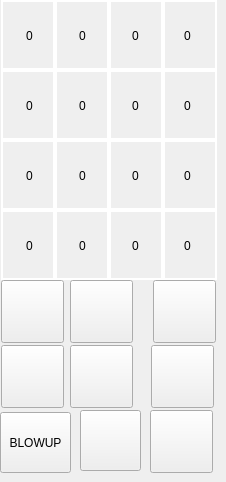
   <widget class="QWidget" name="tab_proc_left">
    <attribute name="title">
     <string>Processing</string>
    </attribute>
    <widget class="StaticLabel" name="staticLabel">
     <property name="geometry">
      <rect>
       <x>4</x>
       <y>10</y>
       <width>51</width>
       <height>51</height>
      </rect>
     </property>
     <property name="styleSheet">
      <string notr="true">background:transparent; color:black;</string>
     </property>
     <property name="text">
      <string>0</string>
     </property>
     <property name="alignment">
      <set>Qt::AlignCenter</set>
     </property>
     <property name="iconId">
      <number>4284</number>
     </property>
    </widget>
    <widget class="StaticLabel" name="staticLabel_2">
     <property name="geometry">
      <rect>
       <x>57</x>
       <y>10</y>
       <width>51</width>
       <height>51</height>
      </rect>
     </property>
     <property name="styleSheet">
      <string notr="true">background:transparent; color:black;</string>
     </property>
     <property name="text">
      <string>0</string>
     </property>
     <property name="alignment">
      <set>Qt::AlignCenter</set>
     </property>
     <property name="iconId">
      <number>4285</number>
     </property>
    </widget>
    <widget class="StaticLabel" name="staticLabel_3">
     <property name="geometry">
      <rect>
       <x>110</x>
       <y>10</y>
       <width>51</width>
       <height>51</height>
      </rect>
     </property>
     <property name="styleSheet">
      <string notr="true">background:transparent; color:black;</string>
     </property>
     <property name="text">
      <string>0</string>
     </property>
     <property name="alignment">
      <set>Qt::AlignCenter</set>
     </property>
     <property name="iconId">
      <number>4286</number>
     </property>
    </widget>
    <widget class="StaticLabel" name="staticLabel_4">
     <property name="geometry">
      <rect>
       <x>162</x>
       <y>10</y>
       <width>51</width>
       <height>51</height>
      </rect>
     </property>
     <property name="styleSheet">
      <string notr="true">background:transparent; color:black;</string>
     </property>
     <property name="text">
      <string>0</string>
     </property>
     <property name="alignment">
      <set>Qt::AlignCenter</set>
     </property>
     <property name="iconId">
      <number>4287</number>
     </property>
    </widget>
    <widget class="StaticLabel" name="staticLabel_5">
     <property name="geometry">
      <rect>
       <x>162</x>
       <y>80</y>
       <width>51</width>
       <height>51</height>
      </rect>
     </property>
     <property name="styleSheet">
      <string notr="true">background:transparent; color:black;</string>
     </property>
     <property name="text">
      <string>0</string>
     </property>
     <property name="alignment">
      <set>Qt::AlignCenter</set>
     </property>
     <property name="iconId">
      <number>4291</number>
     </property>
    </widget>
    <widget class="StaticLabel" name="staticLabel_6">
     <property name="geometry">
      <rect>
       <x>110</x>
       <y>80</y>
       <width>51</width>
       <height>51</height>
      </rect>
     </property>
     <property name="styleSheet">
      <string notr="true">background:transparent; color:black;</string>
     </property>
     <property name="text">
      <string>0</string>
     </property>
     <property name="alignment">
      <set>Qt::AlignCenter</set>
     </property>
     <property name="iconId">
      <number>4290</number>
     </property>
    </widget>
    <widget class="StaticLabel" name="staticLabel_7">
     <property name="geometry">
      <rect>
       <x>4</x>
       <y>80</y>
       <width>51</width>
       <height>51</height>
      </rect>
     </property>
     <property name="styleSheet">
      <string notr="true">background:transparent; color:black;</string>
     </property>
     <property name="text">
      <string>0</string>
     </property>
     <property name="alignment">
      <set>Qt::AlignCenter</set>
     </property>
     <property name="iconId">
      <number>4288</number>
     </property>
    </widget>
    <widget class="StaticLabel" name="staticLabel_8">
     <property name="geometry">
      <rect>
       <x>57</x>
       <y>80</y>
       <width>51</width>
       <height>51</height>
      </rect>
     </property>
     <property name="styleSheet">
      <string notr="true">background:transparent; color:black;</string>
     </property>
     <property name="text">
      <string>0</string>
     </property>
     <property name="alignment">
      <set>Qt::AlignCenter</set>
     </property>
     <property name="iconId">
      <number>4289</number>
     </property>
    </widget>
    <widget class="StaticLabel" name="staticLabel_9">
     <property name="geometry">
      <rect>
       <x>162</x>
       <y>150</y>
       <width>51</width>
       <height>51</height>
      </rect>
     </property>
     <property name="styleSheet">
      <string notr="true">background:transparent; color:black;</string>
     </property>
     <property name="text">
      <string>0</string>
     </property>
     <property name="alignment">
      <set>Qt::AlignCenter</set>
     </property>
     <property name="iconId">
      <number>4295</number>
     </property>
    </widget>
    <widget class="StaticLabel" name="staticLabel_10">
     <property name="geometry">
      <rect>
       <x>4</x>
       <y>220</y>
       <width>51</width>
       <height>51</height>
      </rect>
     </property>
     <property name="styleSheet">
      <string notr="true">background:transparent; color:black;</string>
     </property>
     <property name="text">
      <string>0</string>
     </property>
     <property name="alignment">
      <set>Qt::AlignCenter</set>
     </property>
     <property name="iconId">
      <number>4296</number>
     </property>
    </widget>
    <widget class="StaticLabel" name="staticLabel_11">
     <property name="geometry">
      <rect>
       <x>162</x>
       <y>220</y>
       <width>51</width>
       <height>51</height>
      </rect>
     </property>
     <property name="styleSheet">
      <string notr="true">background:transparent; color:black;</string>
     </property>
     <property name="text">
      <string>0</string>
     </property>
     <property name="alignment">
      <set>Qt::AlignCenter</set>
     </property>
     <property name="iconId">
      <number>4299</number>
     </property>
    </widget>
    <widget class="StaticLabel" name="staticLabel_12">
     <property name="geometry">
      <rect>
       <x>57</x>
       <y>220</y>
       <width>51</width>
       <height>51</height>
      </rect>
     </property>
     <property name="styleSheet">
      <string notr="true">background:transparent; color:black;</string>
     </property>
     <property name="text">
      <string>0</string>
     </property>
     <property name="alignment">
      <set>Qt::AlignCenter</set>
     </property>
     <property name="iconId">
      <number>4297</number>
     </property>
    </widget>
    <widget class="StaticLabel" name="staticLabel_13">
     <property name="geometry">
      <rect>
       <x>110</x>
       <y>150</y>
       <width>51</width>
       <height>51</height>
      </rect>
     </property>
     <property name="styleSheet">
      <string notr="true">background:transparent; color:black;</string>
     </property>
     <property name="text">
      <string>0</string>
     </property>
     <property name="alignment">
      <set>Qt::AlignCenter</set>
     </property>
     <property name="iconId">
      <number>4294</number>
     </property>
    </widget>
    <widget class="StaticLabel" name="staticLabel_14">
     <property name="geometry">
      <rect>
       <x>110</x>
       <y>220</y>
       <width>51</width>
       <height>51</height>
      </rect>
     </property>
     <property name="styleSheet">
      <string notr="true">background:transparent; color:black;</string>
     </property>
     <property name="text">
      <string>0</string>
     </property>
     <property name="alignment">
      <set>Qt::AlignCenter</set>
     </property>
     <property name="iconId">
      <number>4298</number>
     </property>
    </widget>
    <widget class="StaticLabel" name="staticLabel_15">
     <property name="geometry">
      <rect>
       <x>4</x>
       <y>150</y>
       <width>51</width>
       <height>51</height>
      </rect>
     </property>
     <property name="styleSheet">
      <string notr="true">background:transparent; color:black;</string>
     </property>
     <property name="text">
      <string>0</string>
     </property>
     <property name="alignment">
      <set>Qt::AlignCenter</set>
     </property>
     <property name="iconId">
      <number>4292</number>
     </property>
    </widget>
    <widget class="StaticLabel" name="staticLabel_16">
     <property name="geometry">
      <rect>
       <x>57</x>
       <y>150</y>
       <width>51</width>
       <height>51</height>
      </rect>
     </property>
     <property name="styleSheet">
      <string notr="true">background:transparent; color:black;</string>
     </property>
     <property name="text">
      <string>0</string>
     </property>
     <property name="alignment">
      <set>Qt::AlignCenter</set>
     </property>
     <property name="iconId">
      <number>4293</number>
     </property>
    </widget>
    <widget class="TrigButton" name="trigButton">
     <property name="geometry">
      <rect>
       <x>1</x>
       <y>280</y>
       <width>63</width>
       <height>63</height>
      </rect>
     </property>
     <property name="styleSheet">
      <string notr="true">QPushButton:checked{border: 3px solid blue;background-color:#dfdfdf;color:rgb(0,0,0);} \
QPushButton:!checked{background:transparent;}&quot;);</string>
     </property>
     <property name="buttonId">
      <number>1607</number>
     </property>
     <property name="continuousMode" stdset="0">
      <bool>true</bool>
     </property>
     <property name="iconNormal">
      <string>../icon/test/upBtn.png</string>
     </property>
    </widget>
    <widget class="TrigButton" name="trigButton_2">
     <property name="geometry">
      <rect>
       <x>1</x>
       <y>345</y>
       <width>63</width>
       <height>63</height>
      </rect>
     </property>
     <property name="buttonId">
      <number>1608</number>
     </property>
     <property name="continuousMode" stdset="0">
      <bool>true</bool>
     </property>
     <property name="iconNormal">
      <string>../icon/test/downBtn.png</string>
     </property>
    </widget>
    <widget class="TrigButton" name="trigButton_RotRight_2">
     <property name="geometry">
      <rect>
       <x>70</x>
       <y>345</y>
       <width>63</width>
       <height>63</height>
      </rect>
     </property>
     <property name="buttonId">
      <number>1606</number>
     </property>
     <property name="continuousMode" stdset="0">
      <bool>true</bool>
     </property>
     <property name="iconNormal">
      <string>../icon/serialInc.png</string>
     </property>
    </widget>
    <widget class="TrigButton" name="trigButton_RotLeft_2">
     <property name="geometry">
      <rect>
       <x>70</x>
       <y>280</y>
       <width>63</width>
       <height>63</height>
      </rect>
     </property>
     <property name="buttonId">
      <number>1605</number>
     </property>
     <property name="continuousMode" stdset="0">
      <bool>true</bool>
     </property>
     <property name="iconNormal">
      <string>../icon/serialDec.png</string>
     </property>
    </widget>
    <widget class="SwitchButton" name="switchButton">
     <property name="geometry">
      <rect>
       <x>0</x>
       <y>412</y>
       <width>71</width>
       <height>61</height>
      </rect>
     </property>
     <property name="text">
      <string>BLOWUP</string>
     </property>
     <property name="buttonId">
      <number>2149</number>
     </property>
    </widget>
    <widget class="SwitchButton" name="switchButton_2">
     <property name="geometry">
      <rect>
       <x>150</x>
       <y>410</y>
       <width>63</width>
       <height>63</height>
      </rect>
     </property>
     <property name="text">
      <string/>
     </property>
     <property name="buttonId">
      <number>2002</number>
     </property>
     <property name="iconOn">
      <string>../icon/loopStartOn.png</string>
     </property>
     <property name="iconOff">
      <string>../icon/loopStartOff.png</string>
     </property>
    </widget>
    <widget class="SwitchButton" name="switchButton_6">
     <property name="geometry">
      <rect>
       <x>151</x>
       <y>345</y>
       <width>63</width>
       <height>63</height>
      </rect>
     </property>
     <property name="text">
      <string/>
     </property>
     <property name="buttonId">
      <number>2199</number>
     </property>
     <property name="iconOn">
      <string>../icon/test/StripeOn.png</string>
     </property>
     <property name="iconOff">
      <string>../icon/test/Stripe.png</string>
     </property>
    </widget>
    <widget class="SwitchButton" name="switchButton_5">
     <property name="geometry">
      <rect>
       <x>153</x>
       <y>280</y>
       <width>63</width>
       <height>63</height>
      </rect>
     </property>
     <property name="text">
      <string/>
     </property>
     <property name="buttonId">
      <number>2198</number>
     </property>
     <property name="iconOn">
      <string>../icon/test/StackOn.png</string>
     </property>
     <property name="iconOff">
      <string>../icon/test/Stack.png</string>
     </property>
    </widget>
    <widget class="RadioButton" name="radioButton_13">
     <property name="geometry">
      <rect>
       <x>109</x>
       <y>210</y>
       <width>54</width>
       <height>70</height>
      </rect>
     </property>
     <property name="styleSheet">
      <string notr="true">QPushButton:checked{border: 3px solid blue;background:transparent;} QPushButton:!checked{border: 2px solid white;background:transparent;}</string>
     </property>
     <property name="buttonId">
      <number>2040</number>
     </property>
    </widget>
    <widget class="RadioButton" name="radioButton_12">
     <property name="geometry">
      <rect>
       <x>55</x>
       <y>140</y>
       <width>54</width>
       <height>70</height>
      </rect>
     </property>
     <property name="styleSheet">
      <string notr="true">QPushButton:checked{border: 3px solid blue;background:transparent;} QPushButton:!checked{border: 2px solid white;background:transparent;}</string>
     </property>
     <property name="buttonId">
      <number>2035</number>
     </property>
    </widget>
    <widget class="RadioButton" name="radioButton_6">
     <property name="geometry">
      <rect>
       <x>55</x>
       <y>70</y>
       <width>54</width>
       <height>70</height>
      </rect>
     </property>
     <property name="styleSheet">
      <string notr="true">QPushButton:checked{border: 3px solid blue;background:transparent;} QPushButton:!checked{border: 2px solid white;background:transparent;}</string>
     </property>
     <property name="buttonId">
      <number>2031</number>
     </property>
    </widget>
    <widget class="RadioButton" name="radioButton_9">
     <property name="geometry">
      <rect>
       <x>163</x>
       <y>210</y>
       <width>54</width>
       <height>70</height>
      </rect>
     </property>
     <property name="styleSheet">
      <string notr="true">QPushButton:checked{border: 3px solid blue;background:transparent;} QPushButton:!checked{border: 2px solid white;background:transparent;}</string>
     </property>
     <property name="buttonId">
      <number>2041</number>
     </property>
    </widget>
    <widget class="RadioButton" name="radioButton_4">
     <property name="geometry">
      <rect>
       <x>109</x>
       <y>0</y>
       <width>54</width>
       <height>70</height>
      </rect>
     </property>
     <property name="styleSheet">
      <string notr="true">QPushButton:checked{border: 3px solid blue;background:transparent;} QPushButton:!checked{border: 2px solid white;background:transparent;}</string>
     </property>
     <property name="buttonId">
      <number>2028</number>
     </property>
    </widget>
    <widget class="RadioButton" name="radioButton_10">
     <property name="geometry">
      <rect>
       <x>55</x>
       <y>210</y>
       <width>54</width>
       <height>70</height>
      </rect>
     </property>
     <property name="styleSheet">
      <string notr="true">QPushButton:checked{border: 3px solid blue;background:transparent;} QPushButton:!checked{border: 2px solid white;background:transparent;}</string>
     </property>
     <property name="buttonId">
      <number>2039</number>
     </property>
    </widget>
    <widget class="RadioButton" name="radioButton_5">
     <property name="geometry">
      <rect>
       <x>163</x>
       <y>70</y>
       <width>54</width>
       <height>70</height>
      </rect>
     </property>
     <property name="styleSheet">
      <string notr="true">QPushButton:checked{border: 3px solid blue;background:transparent;} QPushButton:!checked{border: 2px solid white;background:transparent;}</string>
     </property>
     <property name="buttonId">
      <number>2033</number>
     </property>
    </widget>
    <widget class="RadioButton" name="radioButton">
     <property name="geometry">
      <rect>
       <x>1</x>
       <y>0</y>
       <width>54</width>
       <height>70</height>
      </rect>
     </property>
     <property name="styleSheet">
      <string notr="true">QPushButton:checked{border: 3px solid blue;background:transparent;} QPushButton:!checked{border: 2px solid white;background:transparent;}</string>
     </property>
     <property name="buttonId">
      <number>2026</number>
     </property>
    </widget>
    <widget class="RadioButton" name="radioButton_14">
     <property name="geometry">
      <rect>
       <x>1</x>
       <y>140</y>
       <width>54</width>
       <height>70</height>
      </rect>
     </property>
     <property name="styleSheet">
      <string notr="true">QPushButton:checked{border: 3px solid blue;background:transparent;} QPushButton:!checked{border: 2px solid white;background:transparent;}</string>
     </property>
     <property name="buttonId">
      <number>2034</number>
     </property>
    </widget>
    <widget class="RadioButton" name="radioButton_3">
     <property name="geometry">
      <rect>
       <x>163</x>
       <y>0</y>
       <width>54</width>
       <height>70</height>
      </rect>
     </property>
     <property name="styleSheet">
      <string notr="true">QPushButton:checked{border: 3px solid blue;background:transparent;} QPushButton:!checked{border: 2px solid white;background:transparent;}</string>
     </property>
     <property name="buttonId">
      <number>2029</number>
     </property>
    </widget>
    <widget class="RadioButton" name="radioButton_7">
     <property name="geometry">
      <rect>
       <x>1</x>
       <y>70</y>
       <width>54</width>
       <height>70</height>
      </rect>
     </property>
     <property name="styleSheet">
      <string notr="true">QPushButton:checked{border: 3px solid blue;background:transparent;} QPushButton:!checked{border: 2px solid white;background:transparent;}</string>
     </property>
     <property name="buttonId">
      <number>2030</number>
     </property>
    </widget>
    <widget class="RadioButton" name="radioButton_15">
     <property name="geometry">
      <rect>
       <x>109</x>
       <y>140</y>
       <width>54</width>
       <height>70</height>
      </rect>
     </property>
     <property name="styleSheet">
      <string notr="true">QPushButton:checked{border: 3px solid blue;background:transparent;} QPushButton:!checked{border: 2px solid white;background:transparent;}</string>
     </property>
     <property name="buttonId">
      <number>2036</number>
     </property>
    </widget>
    <widget class="RadioButton" name="radioButton_16">
     <property name="geometry">
      <rect>
       <x>1</x>
       <y>210</y>
       <width>54</width>
       <height>70</height>
      </rect>
     </property>
     <property name="styleSheet">
      <string notr="true">QPushButton:checked{border: 3px solid blue;background:transparent;} QPushButton:!checked{border: 2px solid white;background:transparent;}</string>
     </property>
     <property name="buttonId">
      <number>2038</number>
     </property>
    </widget>
    <widget class="RadioButton" name="radioButton_2">
     <property name="geometry">
      <rect>
       <x>55</x>
       <y>0</y>
       <width>54</width>
       <height>70</height>
      </rect>
     </property>
     <property name="styleSheet">
      <string notr="true">QPushButton:checked{border: 3px solid blue;background:transparent;} QPushButton:!checked{border: 2px solid white;background:transparent;}</string>
     </property>
     <property name="buttonId">
      <number>2027</number>
     </property>
    </widget>
    <widget class="RadioButton" name="radioButton_8">
     <property name="geometry">
      <rect>
       <x>109</x>
       <y>70</y>
       <width>54</width>
       <height>70</height>
      </rect>
     </property>
     <property name="styleSheet">
      <string notr="true">QPushButton:checked{border: 3px solid blue;background:transparent;} QPushButton:!checked{border: 2px solid white;background:transparent;}</string>
     </property>
     <property name="buttonId">
      <number>2032</number>
     </property>
    </widget>
    <widget class="RadioButton" name="radioButton_11">
     <property name="geometry">
      <rect>
       <x>163</x>
       <y>140</y>
       <width>54</width>
       <height>70</height>
      </rect>
     </property>
     <property name="styleSheet">
      <string notr="true">QPushButton:checked{border: 3px solid blue;background:transparent;} QPushButton:!checked{border: 2px solid white;background:transparent;}</string>
     </property>
     <property name="buttonId">
      <number>2037</number>
     </property>
    </widget>
    <widget class="IndexButton" name="indexButton_Tech_4">
     <property name="geometry">
      <rect>
       <x>80</x>
       <y>410</y>
       <width>61</width>
       <height>61</height>
      </rect>
     </property>
     <property name="buttonId">
      <number>1080</number>
     </property>
     <property name="textType">
      <string>Sub/Native</string>
     </property>
    </widget>
    <zorder>staticLabel_10</zorder>
    <zorder>staticLabel_12</zorder>
    <zorder>staticLabel_11</zorder>
    <zorder>staticLabel_14</zorder>
    <zorder>staticLabel_9</zorder>
    <zorder>staticLabel_16</zorder>
    <zorder>staticLabel_6</zorder>
    <zorder>staticLabel_13</zorder>
    <zorder>staticLabel_8</zorder>
    <zorder>staticLabel_5</zorder>
    <zorder>staticLabel_7</zorder>
    <zorder>staticLabel_15</zorder>
    <zorder>staticLabel_4</zorder>
    <zorder>staticLabel_3</zorder>
    <zorder>staticLabel_2</zorder>
    <zorder>staticLabel</zorder>
    <zorder>trigButton</zorder>
    <zorder>trigButton_2</zorder>
    <zorder>trigButton_RotRight_2</zorder>
    <zorder>trigButton_RotLeft_2</zorder>
    <zorder>switchButton</zorder>
    <zorder>switchButton_2</zorder>
    <zorder>switchButton_6</zorder>
    <zorder>switchButton_5</zorder>
    <zorder>radioButton_13</zorder>
    <zorder>radioButton_12</zorder>
    <zorder>radioButton_6</zorder>
    <zorder>radioButton_9</zorder>
    <zorder>radioButton_4</zorder>
    <zorder>radioButton_10</zorder>
    <zorder>radioButton_5</zorder>
    <zorder>radioButton</zorder>
    <zorder>radioButton_14</zorder>
    <zorder>radioButton_3</zorder>
    <zorder>radioButton_7</zorder>
    <zorder>radioButton_15</zorder>
    <zorder>radioButton_16</zorder>
    <zorder>radioButton_2</zorder>
    <zorder>radioButton_8</zorder>
    <zorder>radioButton_11</zorder>
    <zorder>indexButton_Tech_4</zorder>
   </widget>
